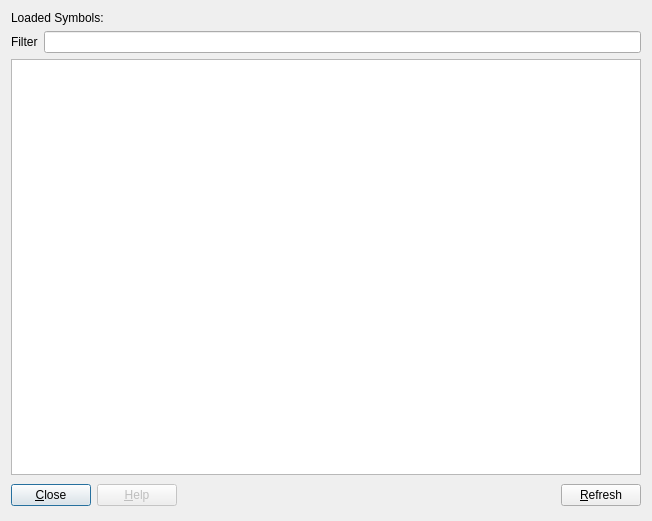
<?xml version="1.0" encoding="UTF-8"?>
<ui version="4.0">
 <author>Evan Teran</author>
 <class>SymbolViewer::DialogSymbolViewer</class>
 <widget class="QDialog" name="DialogSymbolViewer">
  <property name="geometry">
   <rect>
    <x>0</x>
    <y>0</y>
    <width>652</width>
    <height>521</height>
   </rect>
  </property>
  <property name="windowTitle">
   <string>Symbols</string>
  </property>
  <layout class="QGridLayout" name="gridLayout">
   <item row="0" column="0" colspan="2">
    <widget class="QLabel" name="label">
     <property name="text">
      <string>Loaded Symbols:</string>
     </property>
    </widget>
   </item>
   <item row="1" column="0">
    <widget class="QLabel" name="label_2">
     <property name="text">
      <string>Filter</string>
     </property>
    </widget>
   </item>
   <item row="1" column="1">
    <widget class="QLineEdit" name="txtSearch"/>
   </item>
   <item row="2" column="0" colspan="2">
    <widget class="QListView" name="listView">
     <property name="font">
      <font>
       <family>Monospace</family>
      </font>
     </property>
     <property name="editTriggers">
      <set>QAbstractItemView::NoEditTriggers</set>
     </property>
     <property name="showDropIndicator" stdset="0">
      <bool>false</bool>
     </property>
     <property name="alternatingRowColors">
      <bool>true</bool>
     </property>
    </widget>
   </item>
   <item row="3" column="0" colspan="2">
    <layout class="QHBoxLayout">
     <property name="spacing">
      <number>6</number>
     </property>
     <item>
      <widget class="QPushButton" name="btnClose">
       <property name="text">
        <string>&amp;Close</string>
       </property>
      </widget>
     </item>
     <item>
      <widget class="QPushButton" name="btnHelp">
       <property name="enabled">
        <bool>false</bool>
       </property>
       <property name="text">
        <string>&amp;Help</string>
       </property>
      </widget>
     </item>
     <item>
      <spacer>
       <property name="orientation">
        <enum>Qt::Horizontal</enum>
       </property>
       <property name="sizeHint" stdset="0">
        <size>
         <width>361</width>
         <height>29</height>
        </size>
       </property>
      </spacer>
     </item>
     <item>
      <widget class="QPushButton" name="btnRefresh">
       <property name="text">
        <string>&amp;Refresh</string>
       </property>
      </widget>
     </item>
    </layout>
   </item>
  </layout>
 </widget>
 <resources/>
 <connections>
  <connection>
   <sender>btnClose</sender>
   <signal>clicked()</signal>
   <receiver>DialogSymbolViewer</receiver>
   <slot>reject()</slot>
   <hints>
    <hint type="sourcelabel">
     <x>61</x>
     <y>458</y>
    </hint>
    <hint type="destinationlabel">
     <x>265</x>
     <y>468</y>
    </hint>
   </hints>
  </connection>
 </connections>
</ui>
